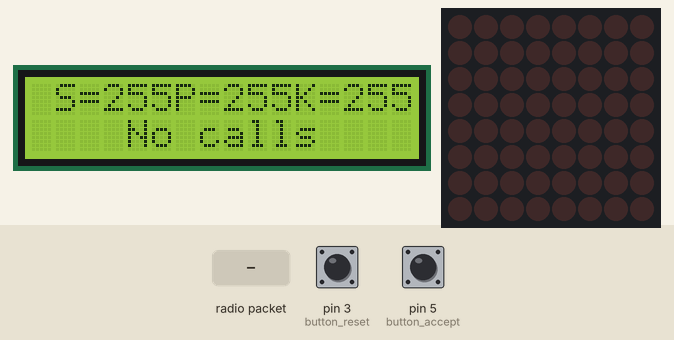
Bench run of a sketch on a simulated Arduino Uno, built with avr-gcc and run on an emulated ATmega328P. On the bench: 16×2 character LCD, 8×8 LED matrix. Inputs (shaded band) come from the test bench; at power-on: pin 3 (button_reset) LOW, pin 5 (button_accept) LOW. EEPROM starts erased; no radio packets arrive unless stated; what the sketch prints to the serial monitor is not drawn.

Above: at 1.2 s.
1.3 s: radio packet "b1" arrives
At 1.49 s:
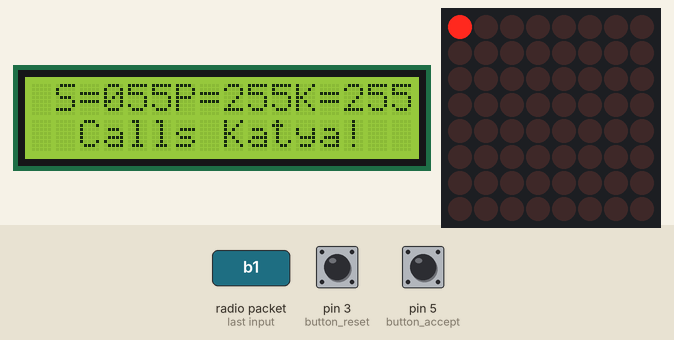
At 1.99 s:
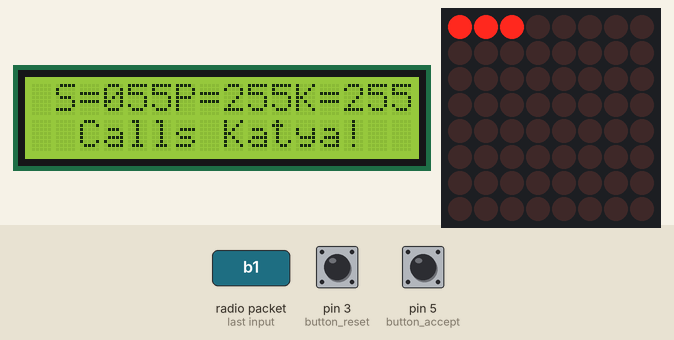

Measured:
- after the input at 1.3 s, the display: first changes after 0.09 s (image 1 shows a later state)

The sketch:

rx_stat.ino
```cpp
#include <RH_ASK.h>
#include <SPI.h>
#include <EEPROM.h>
#include <LiquidCrystal_I2C.h>
#include <LedControl.h>

void ShowInfo();
void ShowCalls();


//433
RH_ASK driver;
char receive[32];

//disp
LiquidCrystal_I2C lcd(0x27, 16, 2);


//EEPROM
byte senoval;
byte petr;
byte katya;

//sensor btn
int button_reset = 3;
int button_accept = 5;
bool accept_flag;


//duble click
int bounceTime = 10;          // задержка для подавления дребезга
int doubleTime = 500;         // время, в течение которого нажатия можно считать двойным
int i = 0;
boolean lastReading = false;  // флаг предыдущего состояния кнопки
boolean buttonSingle = false; // флаг состояния "краткое нажатие"
boolean buttonMulti = false; // флаг состояния "двойное нажатие"
long onTime = 0;              // переменная обработки временного интервала
long lastSwitchTime = 0;      // переменная времени предыдущего переключения состояния


//led_matrix
//DataIn, LOAD, CLK, Count LED
LedControl lc = LedControl(6, 8, 7, 1);
unsigned long delaytime = 50;
bool cancal_flag = false;


void setup()
{
  Serial.begin(9600);
  driver.init();

  //read eeprom
  lcd.init();           // инициализация
  lcd.backlight();      // включить подсветку
  Serial.println("Start");

  //btn
  pinMode(button_accept, INPUT);
  pinMode(button_reset, INPUT);

  //ledpannel
  lc.shutdown(0, false);
  lc.setIntensity(0, 15);
  lc.clearDisplay(0);

  ShowInfo();
  lcd.setCursor(4, 1);  // столбец 4 строка 1
  lcd.print("No calls ");
}


void loop()
{
  uint8_t buf[RH_ASK_MAX_MESSAGE_LEN];
  uint8_t buflen = sizeof(buf);
  //boolean reading = digitalRead(button_accept);
  boolean reading = digitalRead(button_reset);


  if (driver.recv(buf, &buflen))
    {
      memset(receive, 0, sizeof(receive));
      for (int i = 0; i < buflen; i++)
        {
          receive[i] = buf[i];
        }
      if (strcmp(receive, "b1") == 0)
        {
          Serial.println("Senoval Calls!");
          EEPROM.update(0, ++senoval);
          ShowInfo();
          ShowCalls("Senoval!");
          single();
        }

      else if (strcmp(receive, "p2") == 0)
        {
          Serial.println("Pert calls!");
          EEPROM.update(1, ++petr);
          ShowInfo();
          ShowCalls("Petr!");
          single();
        }

      else if (strcmp(receive, "k1") == 0)
        {
          Serial.println("Katya calls!");
          EEPROM.update(2, ++katya);
          //ShowInfo();
          //ShowCalls("Katya!   ");
          single();
        }
      }

//--------------------------------------------

  if (digitalRead(button_accept) == HIGH)
    {

      lcd.setCursor(2, 1);  // столбец 4 строка 1
      lcd.print("Accept call!  ");
      delay(3000);
      lcd.setCursor(2, 1);  // столбец 4 строка 1
      lcd.print("  No calls ");

      Serial.println("button_accept press");
      cancal_flag = false;
      lc.clearDisplay(0);
    }

/*

    if (digitalRead(button_reset) == HIGH)
    {
      accept_flag = true;
      lcd.setCursor(2, 1);  // столбец 4 строка 1
      lcd.print("Clear EEPROM");
      ClearCont();
      delay(3000);
      lcd.clear();
      ShowInfo();
      lcd.setCursor(4, 1);  // столбец 4 строка 1
      lcd.print("No calls ");
    }
*/
//----------------- NEW KEY ------------------
// проверка первичного нажатия
  if (reading && !lastReading)
    {
      onTime = millis();
    }

  if (!reading && lastReading)
    {
      if (((millis() - onTime) > bounceTime))
        {
          if ((millis() - lastSwitchTime) >= doubleTime)
            {
              lastSwitchTime = millis();
              buttonSingle = true;
              i=1;
            }
          else
            {
              i++;
              lastSwitchTime = millis();
              buttonSingle = false;
              buttonMulti = true;
            }
          }
    }

  lastReading = reading;

  if (buttonMulti && (millis() - lastSwitchTime) > doubleTime){
    if (i == 3)
      {
          accept_flag = true;
          lcd.setCursor(2, 1);  // столбец 4 строка 1
          lcd.print("Clear EEPROM");
          ClearCont();
          delay(3000);
          lcd.clear();
          ShowInfo();
          lcd.setCursor(4, 1);  // столбец 4 строка 1
          lcd.print("No calls ");
          Serial.println("button_erase press");
          buttonSingle = false;
          buttonMulti = false;
      }
//--------------------------------------------

  }
}


void ShowInfo() {
  EEPROM.get(0, senoval);
  EEPROM.get(1, petr);
  EEPROM.get(2, katya);

  lcd.setCursor(1, 0);  // столбец 1 строка 0
  lcd.print("S="+ String(senoval));

  lcd.setCursor(6, 0);  // столбец 1 строка 0
  lcd.print("P="+ String(petr));

  lcd.setCursor(11, 0);  // столбец 1 строка 0
  lcd.print("K="+ String(katya));


  Serial.println("call ShowInfo fucn");

}

void ShowCalls(String name)
  {

    lcd.setCursor(2, 1);  // столбец 4 строка 1
    lcd.print("                ");
    lcd.setCursor(2, 1);  // столбец 4 строка 1
    lcd.print("Calls " + name);

    Serial.println("LCD update - ShowCalls");
  }


void ClearCont() {
  EEPROM.update(0, 0);
  EEPROM.update(1, 0);
  EEPROM.update(2, 0);
}


void yield() {
    if (digitalRead(button_accept) == HIGH)
    {
      cancal_flag = true;
      Serial.println("yield!");
    }
}


void single() {
  ShowInfo();
  ShowCalls("Katya!   ");
  Serial.println("LCD update - single");

  for (int row = 0; row < 8; row++)
      {
        Serial.println("cancal_flag =" + String(cancal_flag));
        for (int col = 0; col < 8; col++)
          {
          if (cancal_flag == false)
        {
          delay(delaytime);
          lc.setLed(0, row, col, true);
          delay(delaytime);
        }
      else
        break;

          for (int i = 0; i < col; i++)
            {
              if (cancal_flag == false)
              {
                lc.setLed(0, row, col, false);
                delay(delaytime);
                lc.setLed(0, row, col, true);
                delay(delaytime);
             }
      else
        break;
      }
    }
  }
}
```
